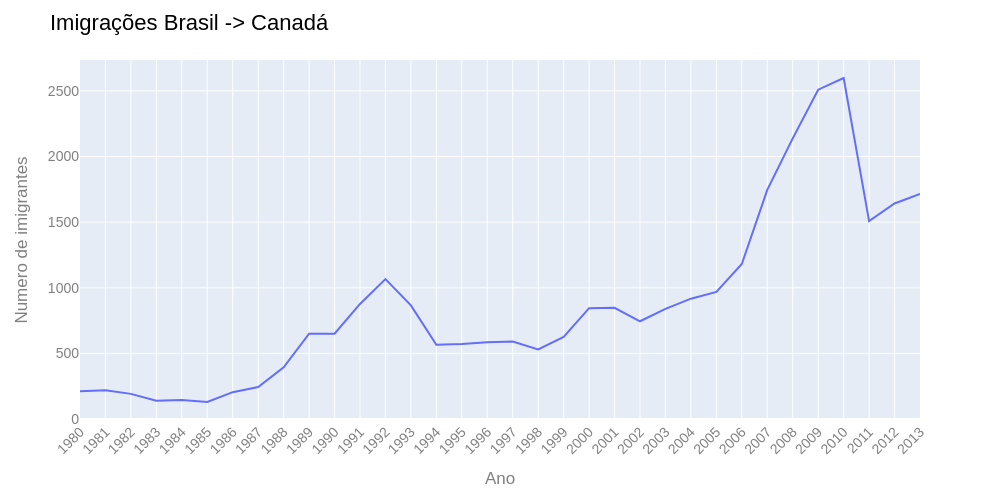

The code cell stored with this chart in its notebook:
### Code cell
fig = px.line(dados_brasil, x='ano', y='imigrantes')
fig.update_layout(width=1000, height= 500, 
                  xaxis={'tickangle':-45},
                  font_family='Arial',
                  font_size=14,
                  font_color='gray',
                  title='Imigrações Brasil -> Canadá',
                  title_font_color='black',
                  title_font_size=22,
                  xaxis_title='Ano',
                  yaxis_title='Numero de imigrantes')
fig.show()

### Figure 1 — Plotly figure (JSON) as saved in the notebook; plotly's stock layout.template omitted (floating-point values rounded to 4 significant figures)
{"data": [{"hovertemplate": "ano=%{x}<br>imigrantes=%{y}<extra></extra>", "legendgroup": "", "line": {"color": "#636efa", "dash": "solid"}, "marker": {"symbol": "circle"}, "mode": "lines", "name": "", "orientation": "v", "showlegend": false, "type": "scatter", "x": ["1980", "1981", "1982", "1983", "1984", "1985", "1986", "1987", "1988", "1989", "1990", "1991", "1992", "1993", "1994", "1995", "1996", "1997", "1998", "1999", "2000", "2001", "2002", "2003", "2004", "2005", "2006", "2007", "2008", "2009", "2010", "2011", "2012", "2013"], "xaxis": "x", "y": [211, 220, 192, 139, 145, 130, 205, 244, 394, 650, 650, 877, 1066, 866, 566, 572, 586, 591, 531, 626, 845, 847, 745, 839, 917, 969, 1181, 1746, 2138, 2509, 2598, 1508, 1642, 1714], "yaxis": "y"}], "layout": {"font": {"color": "gray", "family": "Arial", "size": 14}, "height": 500, "legend": {"tracegroupgap": 0}, "margin": {"t": 60}, "title": {"font": {"color": "black", "size": 22}, "text": "Imigrações Brasil -> Canadá"}, "width": 1000, "xaxis": {"anchor": "y", "domain": [0, 1], "tickangle": -45, "title": {"text": "Ano"}}, "yaxis": {"anchor": "x", "domain": [0, 1], "title": {"text": "Numero de imigrantes"}}}}
